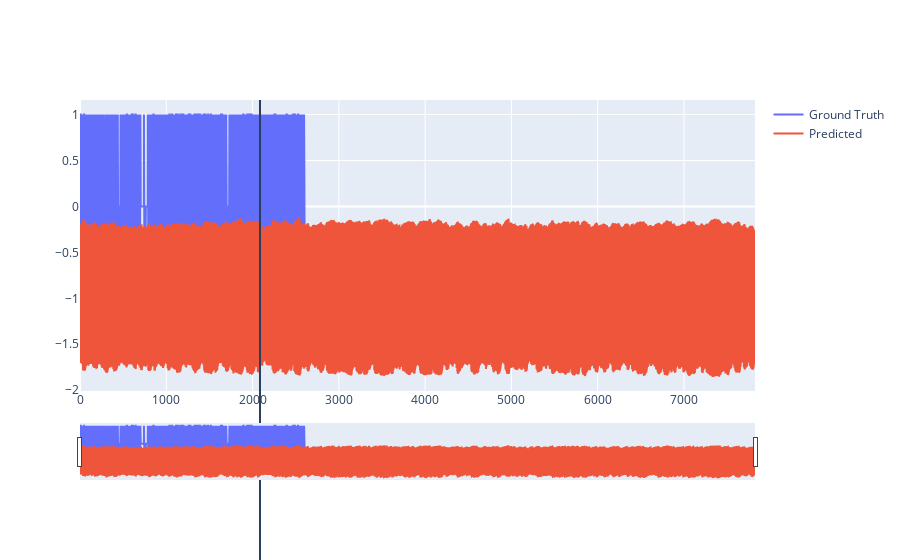

The notebook cell this image was saved under:
### Code cell
lstm.eval()
lstm.to(torch.device('cpu'))
with torch.no_grad():
    dataY_pred = lstm(dataX)

dataY_pred = dataY_pred.data.numpy()
dataY_truth = dataY.data.numpy()

dataY_pred = y_scaler.inverse_transform(dataY_pred)
dataY_truth = y_scaler.inverse_transform(dataY_truth)


fig = go.Figure(go.Scatter(y=dataY_truth.flatten(),name='Ground Truth'))
fig.add_trace(go.Scatter(y=dataY_pred.flatten(),name='Predicted'))

fig.update_layout(
    shapes = [dict(
        x0=len(x_train), x1=len(x_train), y0=-1, y1=1, xref='x', yref='paper',
        line_width=2)], #在图上划分训练集和测试集
    xaxis_rangeslider_visible=True,
)

### Figure 1 — Plotly figure (JSON) as saved in the notebook; plotly's stock layout.template omitted (floating-point values rounded to 4 significant figures; data arrays with more than 128 entries replaced by an {"elided": "..."} marker saying what was removed)
{"data": [{"name": "Ground Truth", "type": "scatter", "y": {"elided": "2608 int values"}}, {"name": "Predicted", "type": "scatter", "y": {"elided": "7824 float values"}}], "layout": {"shapes": [{"line": {"width": 2}, "x0": 2086, "x1": 2086, "xref": "x", "y0": -1, "y1": 1, "yref": "paper"}], "xaxis": {"rangeslider": {"visible": true}}}}
